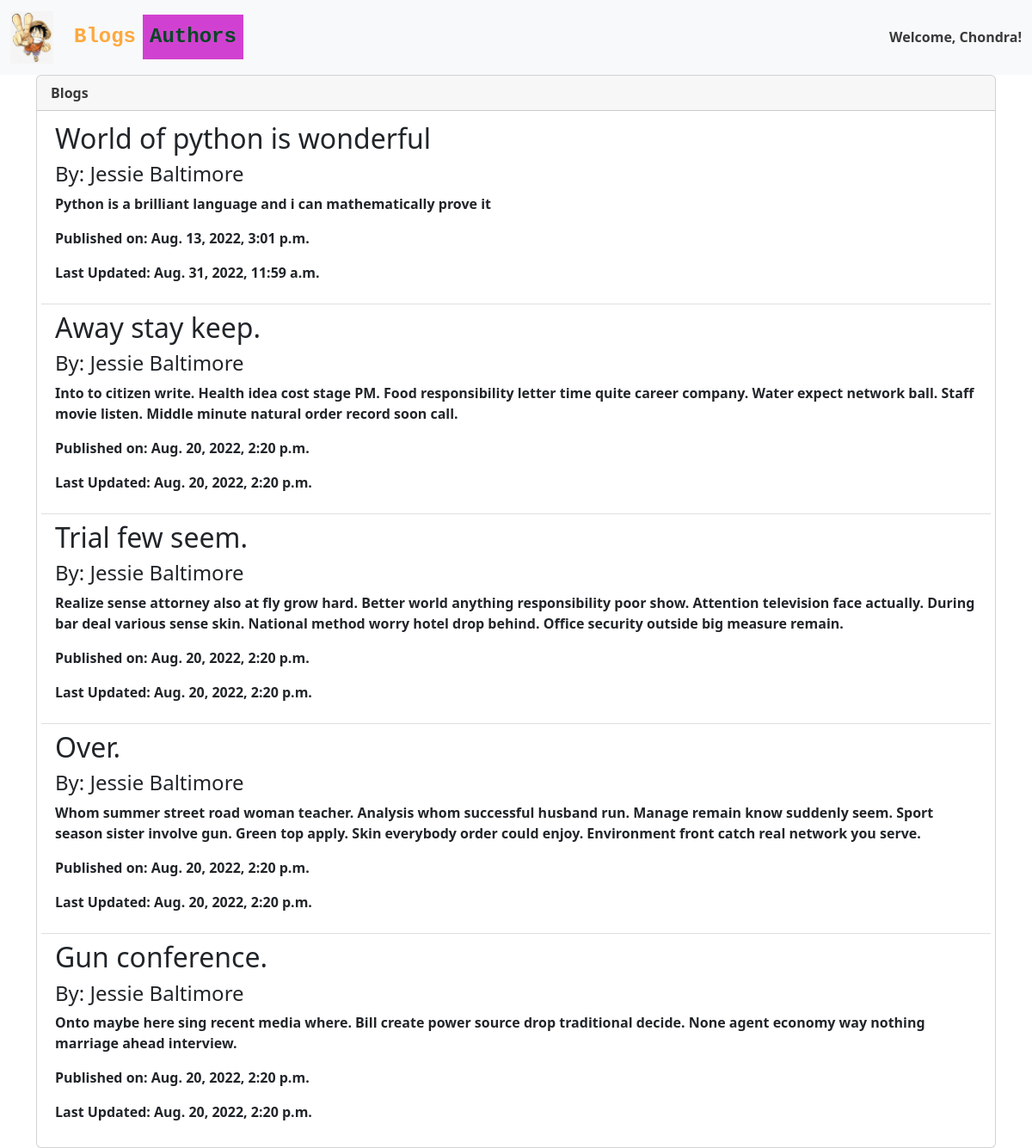
Screenshot of /authors/3/blogs/ (signed in) with the database file from the repository.
### blogapp/models.py (models this page shows, shortened)
class Blog(models.Model):  # models.Model imports some special django-specific functions that allow us to manipulate DB
    blog_title = models.CharField(
        max_length=100, verbose_name='Blog Title', blank=False, help_text=' Enter Blog title. ')
    blog_content = models.TextField(
        max_length=2000, verbose_name='Blog Content', blank=False, help_text=' Write your blog here! ')
    blog_published = models.BooleanField(default=False)
    blog_create_date = models.DateTimeField(auto_now_add=True)
    blog_update_date = models.DateTimeField(auto_now=True)
    blog_author = models.ForeignKey(
        Author, on_delete=models.CASCADE, blank=False)
    blog_likes = models.IntegerField(editable=True, default=10)

class Author(models.Model):
    author_first_name = models.CharField(
        max_length=50, blank=False, help_text="Author's first name")
    author_last_name = models.CharField(
        max_length=50, blank=False, help_text="Author's Last name")
    author_email = models.EmailField(
        blank=False, unique=True, help_text='Author email id')
    author_biodata = models.TextField(max_length=250, blank=True, null=True)
    author_image = models.ImageField(
        upload_to='authors/', null=True, blank=True)
    def __str__(self) -> str:
        return self.author_first_name + ' ' + self. author_last_name

### blogapp/views.py (the view)
# urls.py: path('authors/<id>/blogs/', views.authorblogs, name='authorblogs'),
def authorblogs(request, id):
    blogs = Blog.objects.filter(blog_author=id)
    context = {"blogs": blogs}
    return render(request, './blogapp/authorblogs.html', context=context)

### blogapp/templates/blogapp/authorblogs.html
{% extends './base.html' %}
{% block content%}
<div class="card" style="width: 100%;">
    <div class="card-header">
        Blogs
    </div>
    <ul class="list-group list-group-flush" style="margin: 5px;">
        {%for blog in blogs%}
        <li class="list-group-item">
            <h2> {{blog.blog_title}} </h2>
            <h4> By: {{blog.blog_author}} </h4>
            <p> {{blog.blog_content}} </p>
            <p> Published on: {{blog.blog_create_date}}</p>
            <p>Last Updated: {{blog.blog_update_date}}</p>
        </li>
        {%endfor%}
    </ul>
</div>
{% endblock %}

### blogapp/templates/blogapp/base.html (shortened to what this page needs)
<!DOCTYPE html>
<html lang="en">
<head>
    <link href="https://cdn.jsdelivr.net/npm/bootstrap@5.2.0/dist/css/bootstrap.min.css" rel="stylesheet"
>
</head>
<body>
    <!-- {%load static%}
    <img src="{% static 'blogapp/Catimage.jpg' %}" alt="cat" width=100px> -->
    <nav class="navbar navbar-expand-lg bg-light">
        <div class="container-fluid">
            {% load static %}
            <a class="navbar-brand" href="#"><img src="{%static 'blogapp/images.jpeg'%}" alt="" width=50px
                    class="navbarimg"></a>
            <div class="collapse navbar-collapse" id="navbarSupportedContent">
                <ul class="navbar-nav me-auto mb-2 mb-lg-0">
                    <li class="nav-item">
                        <a class="nav-link active" aria-current="page" href="{% url 'index' %}"
                            style="font-family: 'Courier New', monospace; color:rgb(255, 168, 62); font-size: x-large; font-weight: bold;">Blogs</a>
                    </li>
                    <li class="nav-item">
                        <a class="nav-link" href="{% url 'authors' %}"
                            style="font-family:'Courier New', Courier, monospace;color:rgb(5, 71, 35); font-size: x-large; font-weight: bold; background-color: rgb(209, 65, 209);">Authors</a>
                    </li>
                </ul>
                {% if request.user.username%}
                <strong>Welcome, {{ request.user | title}}!</strong>
                {% else %}
                <strong>Welcome! </strong>
                {% endif %}
            </div>
        </div>
    </nav>
    <div class="container">
        {%block content%}
        {%endblock%}
    </div>
</body>
</html>

### blogapp/templates/blogapp/base.html (style rules this page uses)
body { color: rgba(0, 0, 0, 0.769); background-repeat: no-repeat; background-attachment: fixed; background-size: cover; font-weight: bold; }
.navbarimg { background: transparent; }

### rows the page displays
Blog: blog_title "World of python is wonderful", blog_author "Jessie Baltimore", blog_content "Python is a brilliant language and i can mathematically prove it", blog_create_date "Aug. 13, 2022, 3:01 p.m.", blog_update_date "Aug. 31, 2022, 11:59 a.m."
Blog: blog_title "Away stay keep.", blog_author "Jessie Baltimore", blog_content "Into to citizen write. Health idea cost stage PM. Food responsibility letter time quite career company. Water expect network ball. Staff movie listen. Middle minute natural order record soon call.", blog_create_date "Aug. 20, 2022, 2:20 p.m.", blog_update_date "Aug. 20, 2022, 2:20 p.m."
Blog: blog_title "Trial few seem.", blog_author "Jessie Baltimore", blog_content "Realize sense attorney also at fly grow hard. Better world anything responsibility poor show. Attention television face actually. During bar deal various sense skin. National method worry hotel drop behind. Office security outside big measure remain.", blog_create_date "Aug. 20, 2022, 2:20 p.m.", blog_update_date "Aug. 20, 2022, 2:20 p.m."
Blog: blog_title "Over.", blog_author "Jessie Baltimore", blog_content "Whom summer street road woman teacher. Analysis whom successful husband run. Manage remain know suddenly seem. Sport season sister involve gun. Green top apply. Skin everybody order could enjoy. Environment front catch real network you serve.", blog_create_date "Aug. 20, 2022, 2:20 p.m.", blog_update_date "Aug. 20, 2022, 2:20 p.m."
Blog: blog_title "Gun conference.", blog_author "Jessie Baltimore", blog_content "Onto maybe here sing recent media where. Bill create power source drop traditional decide. None agent economy way nothing marriage ahead interview.", blog_create_date "Aug. 20, 2022, 2:20 p.m.", blog_update_date "Aug. 20, 2022, 2:20 p.m."

### other values shown
{{ request.user | title }} "Chondra"
